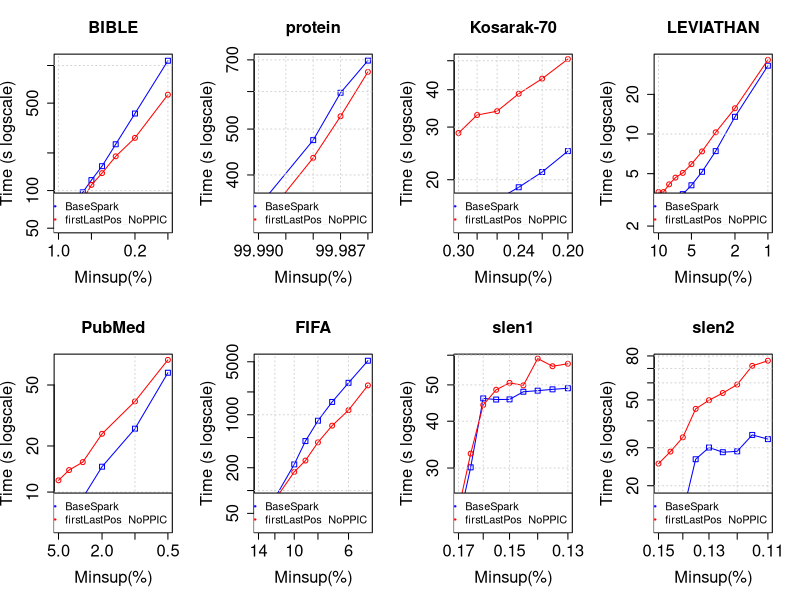

R code for this plot:
tiff("MmEsLpMiss_first_lastPos_NoPPIC.png", width=18, height=9, units='in', res=120)
par(mfrow=c(2,4), cex.lab=1.5, cex.axis=1.5, cex.main=1.5, cex.sub=1.5)

#BIBLE
#DATA
x <- c(0.01, 0.009, 0.008, 0.007, 0.006, 0.005, 0.004, 0.003, 0.002, 0.001)*100

zero <- c(52796, 54313, 65238, 76671, 96842, 121262, 156699, 234465, 413217, 1092148)/1000
one <- c(52726, 55286, 55855, 63733, 84355, 110988, 137774, 187753, 263900, 584497)/1000

#PLOT
plot(x, zero, log = "xy", type="o", pch=0, xlab="Minsup(%)",ylab="Time (s logscale)", col="blue", xlim = rev(range(x)), ylim=c(52, 1092))
lines(x, one, col="red", type="o", pch=1)
title(main="BIBLE", cex.lab=1.5, cex.axis=1.5, cex.main=1.5, cex.sub=1.5)
grid()
legend("bottomright", legend=c("BaseSpark", "firstLastPos_NoPPIC"), lty=c(1,1),lwd=c(2,2), col=c("blue", "red"), cex = 1)

#protein
#DATA
x <- c(0.9999, 0.99988, 0.99987, 0.99986)*100

zero <- c(343017, 473810, 596472, 697465)/1000
one <- c(312246, 434722, 532022, 660175)/1000

#PLOT
plot(x, zero, log = "xy", type="o", pch=0, xlab="Minsup(%)",ylab="Time (s logscale)", col="blue", xlim = rev(range(x)), ylim=c(312, 697))
lines(x, one, col="red", type="o", pch=1)
title(main="protein", cex.lab=1.5, cex.axis=1.5, cex.main=1.5, cex.sub=1.5)
grid()
legend("bottomright", legend=c("BaseSpark", "firstLastPos_NoPPIC"), lty=c(1,1),lwd=c(2,2), col=c("blue", "red"), cex = 1)

#Kosarak-70
#DATA
x <- c(0.003, 0.0028, 0.0026, 0.0024, 0.0022, 0.002)*100

zero <- c(15474, 14856, 17149, 18875, 21231, 24935)/1000
one <- c(28659, 32920, 33905, 38783, 43564, 50649)/1000

#PLOT
plot(x, zero, log = "xy", type="o", pch=0, xlab="Minsup(%)",ylab="Time (s logscale)", col="blue", xlim = rev(range(x)), ylim=c(14, 50))
lines(x, one, col="red", type="o", pch=1)
title(main="Kosarak-70", cex.lab=1.5, cex.axis=1.5, cex.main=1.5, cex.sub=1.5)
grid()
legend("bottomright", legend=c("BaseSpark", "firstLastPos_NoPPIC"), lty=c(1,1),lwd=c(2,2), col=c("blue", "red"), cex = 1)

#LEVIATHAN
#DATA
x <- c(0.1, 0.09, 0.08, 0.07, 0.06, 0.05, 0.04, 0.03, 0.02, 0.01)*100

zero <- c(2295, 2312, 2516, 3105, 3496, 4080, 5163, 7414, 13505, 33000)/1000
one <- c(3624, 3626, 4146, 4666, 5066, 5905, 7372, 10299, 15683, 36539)/1000

#PLOT
plot(x, zero, log = "xy", type="o", pch=0, xlab="Minsup(%)",ylab="Time (s logscale)", col="blue", xlim = rev(range(x)), ylim=c(2, 36))
lines(x, one, col="red", type="o", pch=1)
title(main="LEVIATHAN", cex.lab=1.5, cex.axis=1.5, cex.main=1.5, cex.sub=1.5)
grid()
legend("bottomright", legend=c("BaseSpark", "firstLastPos_NoPPIC"), lty=c(1,1),lwd=c(2,2), col=c("blue", "red"), cex = 1)

#PubMed
#DATA
x <- c(0.05, 0.04, 0.03, 0.02, 0.01, 0.005)*100

zero <- c(6549, 7547, 9177, 14644, 25945, 60113)/1000
one <- c(11931, 13923, 15687, 24014, 39083, 72956)/1000

#PLOT
plot(x, zero, log = "xy", type="o", pch=0, xlab="Minsup(%)",ylab="Time (s logscale)", col="blue", xlim = rev(range(x)), ylim=c(6, 72))
lines(x, one, col="red", type="o", pch=1)
title(main="PubMed", cex.lab=1.5, cex.axis=1.5, cex.main=1.5, cex.sub=1.5)
grid()
legend("bottomright", legend=c("BaseSpark", "firstLastPos_NoPPIC"), lty=c(1,1),lwd=c(2,2), col=c("blue", "red"), cex = 1)

#FIFA
#DATA
x <- c(0.14, 0.12, 0.1, 0.09, 0.08, 0.07, 0.06, 0.05)*100

zero <- c(34465, 79626, 221550, 449631, 834468, 1476503, 2639619, 5160952)/1000
one <- c(54714, 75425, 176057, 248614, 432697, 718622, 1149499, 2439468)/1000

#PLOT
plot(x, zero, log = "xy", type="o", pch=0, xlab="Minsup(%)",ylab="Time (s logscale)", col="blue", xlim = rev(range(x)), ylim=c(34, 5160))
lines(x, one, col="red", type="o", pch=1)
title(main="FIFA", cex.lab=1.5, cex.axis=1.5, cex.main=1.5, cex.sub=1.5)
grid()
legend("bottomright", legend=c("BaseSpark", "firstLastPos_NoPPIC"), lty=c(1,1),lwd=c(2,2), col=c("blue", "red"), cex = 1)

#slen1
#DATA
x <- c(0.0017, 0.00165, 0.0016, 0.00155, 0.0015, 0.00145, 0.0014, 0.00135, 0.0013)*100

zero <- c(21433, 30124, 46018, 45696, 45741, 47937, 48250, 48646, 48981)/1000
one <- c(23241, 32777, 44198, 48526, 50625, 49852, 58785, 56067, 56923)/1000

#PLOT
plot(x, zero, log = "xy", type="o", pch=0, xlab="Minsup(%)",ylab="Time (s logscale)", col="blue", xlim = rev(range(x)), ylim=c(21, 58))
lines(x, one, col="red", type="o", pch=1)
title(main="slen1", cex.lab=1.5, cex.axis=1.5, cex.main=1.5, cex.sub=1.5)
grid()
legend("bottomright", legend=c("BaseSpark", "firstLastPos_NoPPIC"), lty=c(1,1),lwd=c(2,2), col=c("blue", "red"), cex = 1)

#slen2
#DATA
x <- c(0.0015, 0.00145, 0.0014, 0.00135, 0.0013, 0.00125, 0.0012, 0.00115, 0.0011)*100

zero <- c(13258, 14335, 14949, 26537, 30083, 28606, 28885, 34413, 32900)/1000
one <- c(25330, 28799, 33542, 45456, 49855, 53844, 58931, 71956, 76033)/1000

#PLOT
plot(x, zero, log = "xy", type="o", pch=0, xlab="Minsup(%)",ylab="Time (s logscale)", col="blue", xlim = rev(range(x)), ylim=c(13, 76))
lines(x, one, col="red", type="o", pch=1)
title(main="slen2", cex.lab=1.5, cex.axis=1.5, cex.main=1.5, cex.sub=1.5)
grid()
legend("bottomright", legend=c("BaseSpark", "firstLastPos_NoPPIC"), lty=c(1,1),lwd=c(2,2), col=c("blue", "red"), cex = 1)

dev.off()
